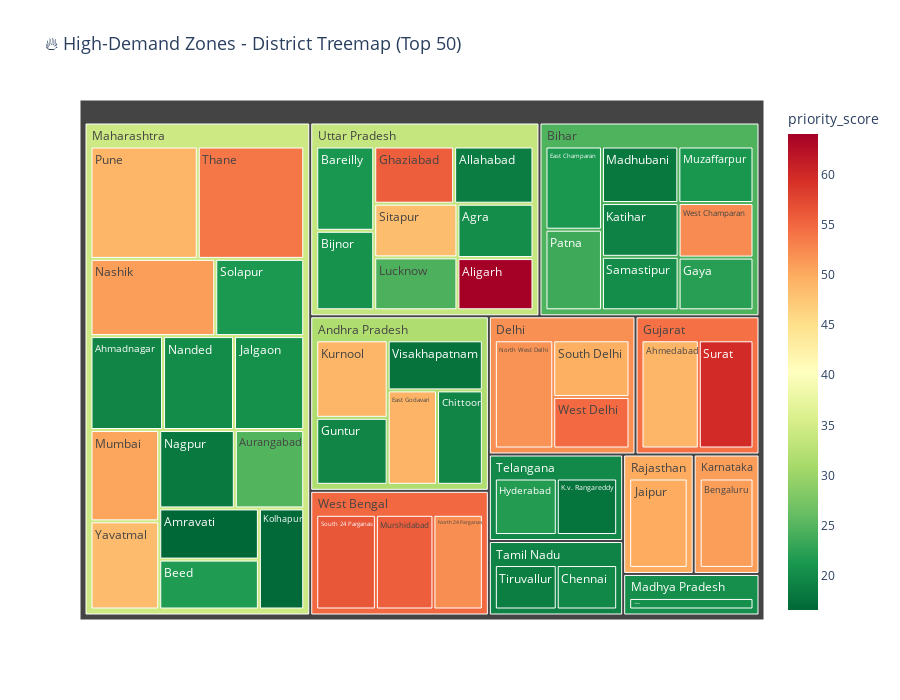

The notebook cell this image was saved under:
### Code cell
# ============================================================================
# PLOTLY HEATMAP 2: DISTRICT-LEVEL HIGH DEMAND ZONES
# ============================================================================

# Get top 50 districts by volume for detailed view
top_districts = governance_df.nlargest(50, 'total_auth_sum').copy()

# Create comprehensive district heatmap
fig2 = px.treemap(
    top_districts,
    path=['state', 'district'],
    values='total_auth_sum',
    color='priority_score',
    color_continuous_scale='RdYlGn_r',
    title='🔥 High-Demand Zones - District Treemap (Top 50)',
    hover_data=['QDI', 'DLI', 'surge_level', 'priority_level']
)

fig2.update_layout(
    height=700,
    title_font_size=18
)

fig2.show()
fig2.write_html(str(BASE_PATH / 'district_demand_treemap.html'))
print("✅ Interactive treemap saved as 'district_demand_treemap.html'")

### Figure 1 — Plotly figure (JSON) as saved in the notebook; plotly's stock layout.template omitted (floating-point values rounded to 4 significant figures; data arrays with more than 128 entries replaced by an {"elided": "..."} marker saying what was removed)
{"data": [{"branchvalues": "total", "customdata": {"elided": "62x5 mixed values"}, "domain": {"x": [0, 1], "y": [0, 1]}, "hovertemplate": "labels=%{label}<br>total_auth_sum=%{value}<br>parent=%{parent}<br>id=%{id}<br>QDI=%{customdata[0]}<br>DLI=%{customdata[1]}<br>surge_level=%{customdata[2]}<br>priority_level=%{customdata[3]}<br>priority_score=%{color}<extra></extra>", "ids": ["Maharashtra/Pune", "Maharashtra/Thane", "Maharashtra/Nashik", "Delhi/North West Delhi", "Gujarat/Ahmedabad", "Rajasthan/Jaipur", "Gujarat/Surat", "West Bengal/South 24 Parganas", "Karnataka/Bengaluru", "Maharashtra/Solapur", "West Bengal/Murshidabad", "Maharashtra/Ahmadnagar", "Maharashtra/Nanded", "Maharashtra/Jalgaon", "Andhra Pradesh/Kurnool", "Maharashtra/Mumbai", "Maharashtra/Yavatmal", "Maharashtra/Nagpur", "West Bengal/North 24 Parganas", "Andhra Pradesh/Guntur", "Andhra Pradesh/Visakhapatnam", "Maharashtra/Aurangabad", "Uttar Pradesh/Bareilly", "Andhra Pradesh/East Godavari", "Delhi/South Delhi", "Telangana/Hyderabad", "Bihar/East Champaran", "Uttar Pradesh/Bijnor", "Telangana/K.v. Rangareddy", "Maharashtra/Amravati", "Uttar Pradesh/Ghaziabad", "Bihar/Patna", "Uttar Pradesh/Allahabad", "Madhya Pradesh/Indore", "Andhra Pradesh/Chittoor", "Maharashtra/Beed", "Uttar Pradesh/Sitapur", "Uttar Pradesh/Lucknow", "Delhi/West Delhi", "Bihar/Madhubani", "Bihar/Muzaffarpur", "Uttar Pradesh/Agra", "Bihar/Katihar", "Maharashtra/Kolhapur", "Bihar/Samastipur", "Bihar/West Champaran", "Tamil Nadu/Tiruvallur", "Uttar Pradesh/Aligarh", "Tamil Nadu/Chennai", "Bihar/Gaya", "Maharashtra", "Delhi", "Gujarat", "Rajasthan", "West Bengal", "Karnataka", "Andhra Pradesh", "Uttar Pradesh", "Telangana", "Bihar", "Madhya Pradesh", "Tamil Nadu"], "labels": ["Pune", "Thane", "Nashik", "North West Delhi", "Ahmedabad", "Jaipur", "Surat", "South 24 Parganas", "Bengaluru", "Solapur", "Murshidabad", "Ahmadnagar", "Nanded", "Jalgaon", "Kurnool", "Mumbai", "Yavatmal", "Nagpur", "North 24 Parganas", "Guntur", "Visakhapatnam", "Aurangabad", "Bareilly", "East Godavari", "South Delhi", "Hyderabad", "East Champaran", "Bijnor", "K.v. Rangareddy", "Amravati", "Ghaziabad", "Patna", "Allahabad", "Indore", "Chittoor", "Beed", "Sitapur", "Lucknow", "West Delhi", "Madhubani", "Muzaffarpur", "Agra", "Katihar", "Kolhapur", "Samastipur", "West Champaran", "Tiruvallur", "Aligarh", "Chennai", "Gaya", "Maharashtra", "Delhi", "Gujarat", "Rajasthan", "West Bengal", "Karnataka", "Andhra Pradesh", "Uttar Pradesh", "Telangana", "Bihar", "Madhya Pradesh", "Tamil Nadu"], "marker": {"coloraxis": "coloraxis", "colors": [49.16, 53.88, 51.0, 51.77, 49.03, 49.98, 59.77, 56.29, 50.96, 21.45, 55.7, 19.44, 20.1, 20.62, 49.18, 50.48, 48.49, 18.28, 52.16, 19.47, 17.7, 24.92, 21.1, 49.22, 49.71, 21.89, 21.31, 20.72, 17.76, 16.59, 55.73, 23.57, 18.66, 20.46, 19.44, 21.74, 48.36, 24.44, 54.8, 18.16, 21.22, 20.2, 19.08, 16.74, 20.26, 52.39, 18.73, 64.06, 19.76, 22.17, 34.38, 51.98, 54.28, 49.98, 54.86, 50.96, 31.71, 33.71, 19.85, 24.63, 20.46, 19.24]}, "name": "", "parents": ["Maharashtra", "Maharashtra", "Maharashtra", "Delhi", "Gujarat", "Rajasthan", "Gujarat", "West Bengal", "Karnataka", "Maharashtra", "West Bengal", "Maharashtra", "Maharashtra", "Maharashtra", "Andhra Pradesh", "Maharashtra", "Maharashtra", "Maharashtra", "West Bengal", "Andhra Pradesh", "Andhra Pradesh", "Maharashtra", "Uttar Pradesh", "Andhra Pradesh", "Delhi", "Telangana", "Bihar", "Uttar Pradesh", "Telangana", "Maharashtra", "Uttar Pradesh", "Bihar", "Uttar Pradesh", "Madhya Pradesh", "Andhra Pradesh", "Maharashtra", "Uttar Pradesh", "Uttar Pradesh", "Delhi", "Bihar", "Bihar", "Uttar Pradesh", "Bihar", "Maharashtra", "Bihar", "Bihar", "Tamil Nadu", "Uttar Pradesh", "Tamil Nadu", "Bihar", "", "", "", "", "", "", "", "", "", "", "", ""], "type": "treemap", "values": [1149000.0, 1141000.0, 918400.0, 745300.0, 742700.0, 714000.0, 709900.0, 675800.0, 666200.0, 655100.0, 651600.0, 649600.0, 635100.0, 628600.0, 607800.0, 598400.0, 577500.0, 564800.0, 559900.0, 524900.0, 523300.0, 518700.0, 517300.0, 511300.0, 509600.0, 498800.0, 498500.0, 487900.0, 486300.0, 486000.0, 483700.0, 482800.0, 480400.0, 480100.0, 474600.0, 473900.0, 472200.0, 465800.0, 463200.0, 458000.0, 450700.0, 437400.0, 437100.0, 437100.0, 434600.0, 433300.0, 429000.0, 420200.0, 418800.0, 418700.0, 9433000.0, 1718000.0, 1453000.0, 714000.0, 1887000.0, 666200.0, 2642000.0, 3765000.0, 985100.0, 3614000.0, 480100.0, 847800.0]}], "layout": {"coloraxis": {"colorbar": {"title": {"text": "priority_score"}}, "colorscale": [[0, "rgb(0,104,55)"], [0.1, "rgb(26,152,80)"], [0.2, "rgb(102,189,99)"], [0.3, "rgb(166,217,106)"], [0.4, "rgb(217,239,139)"], [0.5, "rgb(255,255,191)"], [0.6, "rgb(254,224,139)"], [0.7, "rgb(253,174,97)"], [0.8, "rgb(244,109,67)"], [0.9, "rgb(215,48,39)"], [1, "rgb(165,0,38)"]]}, "height": 700, "legend": {"tracegroupgap": 0}, "title": {"font": {"size": 18}, "text": "🔥 High-Demand Zones - District Treemap (Top 50)"}}}
